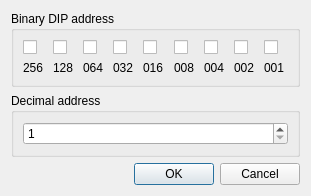
<ui version="4.0" >
 <class>DMXAddressTool</class>
 <widget class="QDialog" name="DMXAddressTool" >
  <property name="geometry" >
   <rect>
    <x>0</x>
    <y>0</y>
    <width>311</width>
    <height>194</height>
   </rect>
  </property>
  <property name="windowTitle" >
   <string>DMX Address Tool</string>
  </property>
  <layout class="QVBoxLayout" >
   <item>
    <widget class="QGroupBox" name="m_dipGroup" >
     <property name="title" >
      <string>Binary DIP address</string>
     </property>
     <layout class="QGridLayout" >
      <item row="0" column="0" >
       <widget class="QCheckBox" name="m_256" >
        <property name="text" >
         <string/>
        </property>
       </widget>
      </item>
      <item row="0" column="1" >
       <widget class="QCheckBox" name="m_128" >
        <property name="text" >
         <string/>
        </property>
       </widget>
      </item>
      <item row="0" column="2" >
       <widget class="QCheckBox" name="m_64" >
        <property name="text" >
         <string/>
        </property>
       </widget>
      </item>
      <item row="0" column="3" >
       <widget class="QCheckBox" name="m_32" >
        <property name="text" >
         <string/>
        </property>
       </widget>
      </item>
      <item row="0" column="4" >
       <widget class="QCheckBox" name="m_16" >
        <property name="text" >
         <string/>
        </property>
       </widget>
      </item>
      <item row="0" column="5" >
       <widget class="QCheckBox" name="m_8" >
        <property name="text" >
         <string/>
        </property>
       </widget>
      </item>
      <item row="0" column="6" >
       <widget class="QCheckBox" name="m_4" >
        <property name="text" >
         <string/>
        </property>
       </widget>
      </item>
      <item row="0" column="7" >
       <widget class="QCheckBox" name="m_2" >
        <property name="text" >
         <string/>
        </property>
       </widget>
      </item>
      <item row="0" column="8" >
       <widget class="QCheckBox" name="m_1" >
        <property name="text" >
         <string/>
        </property>
       </widget>
      </item>
      <item row="1" column="0" >
       <widget class="QLabel" name="label" >
        <property name="text" >
         <string>256</string>
        </property>
       </widget>
      </item>
      <item row="1" column="1" >
       <widget class="QLabel" name="label_2" >
        <property name="text" >
         <string>128</string>
        </property>
       </widget>
      </item>
      <item row="1" column="2" >
       <widget class="QLabel" name="label_3" >
        <property name="text" >
         <string>064</string>
        </property>
       </widget>
      </item>
      <item row="1" column="3" >
       <widget class="QLabel" name="label_4" >
        <property name="text" >
         <string>032</string>
        </property>
       </widget>
      </item>
      <item row="1" column="4" >
       <widget class="QLabel" name="label_5" >
        <property name="text" >
         <string>016</string>
        </property>
       </widget>
      </item>
      <item row="1" column="5" >
       <widget class="QLabel" name="label_6" >
        <property name="text" >
         <string>008</string>
        </property>
       </widget>
      </item>
      <item row="1" column="6" >
       <widget class="QLabel" name="label_7" >
        <property name="text" >
         <string>004</string>
        </property>
       </widget>
      </item>
      <item row="1" column="7" >
       <widget class="QLabel" name="label_8" >
        <property name="text" >
         <string>002</string>
        </property>
       </widget>
      </item>
      <item row="1" column="8" >
       <widget class="QLabel" name="label_9" >
        <property name="text" >
         <string>001</string>
        </property>
       </widget>
      </item>
     </layout>
    </widget>
   </item>
   <item>
    <widget class="QGroupBox" name="m_decimalGroup" >
     <property name="title" >
      <string>Decimal address</string>
     </property>
     <layout class="QVBoxLayout" >
      <item>
       <widget class="QSpinBox" name="m_decimalSpin" >
        <property name="minimum" >
         <number>1</number>
        </property>
        <property name="maximum" >
         <number>511</number>
        </property>
       </widget>
      </item>
     </layout>
    </widget>
   </item>
   <item>
    <widget class="QDialogButtonBox" name="m_buttonBox" >
     <property name="orientation" >
      <enum>Qt::Horizontal</enum>
     </property>
     <property name="standardButtons" >
      <set>QDialogButtonBox::Cancel|QDialogButtonBox::NoButton|QDialogButtonBox::Ok</set>
     </property>
    </widget>
   </item>
  </layout>
 </widget>
 <resources/>
 <connections>
  <connection>
   <sender>m_buttonBox</sender>
   <signal>accepted()</signal>
   <receiver>DMXAddressTool</receiver>
   <slot>accept()</slot>
   <hints>
    <hint type="sourcelabel" >
     <x>248</x>
     <y>254</y>
    </hint>
    <hint type="destinationlabel" >
     <x>157</x>
     <y>274</y>
    </hint>
   </hints>
  </connection>
  <connection>
   <sender>m_buttonBox</sender>
   <signal>rejected()</signal>
   <receiver>DMXAddressTool</receiver>
   <slot>reject()</slot>
   <hints>
    <hint type="sourcelabel" >
     <x>316</x>
     <y>260</y>
    </hint>
    <hint type="destinationlabel" >
     <x>286</x>
     <y>274</y>
    </hint>
   </hints>
  </connection>
 </connections>
</ui>
